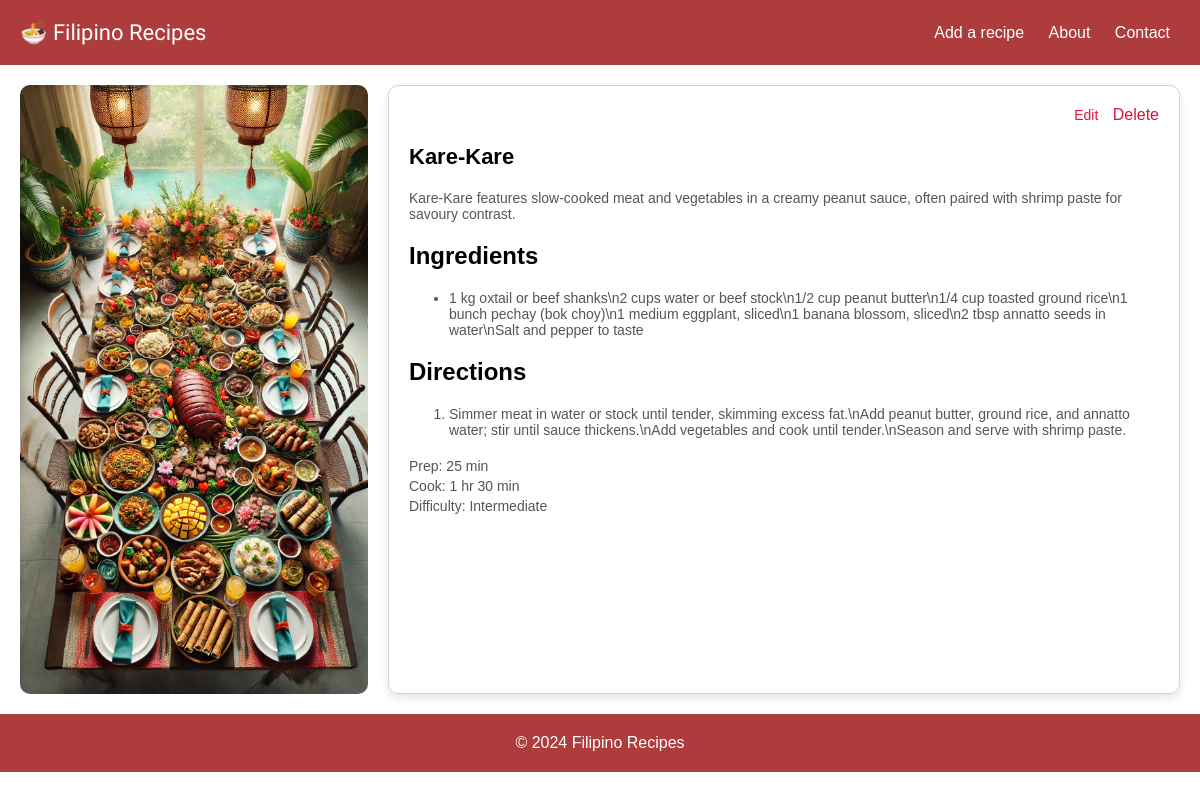
/recipe/2, run on an earlier commit of the app's database.
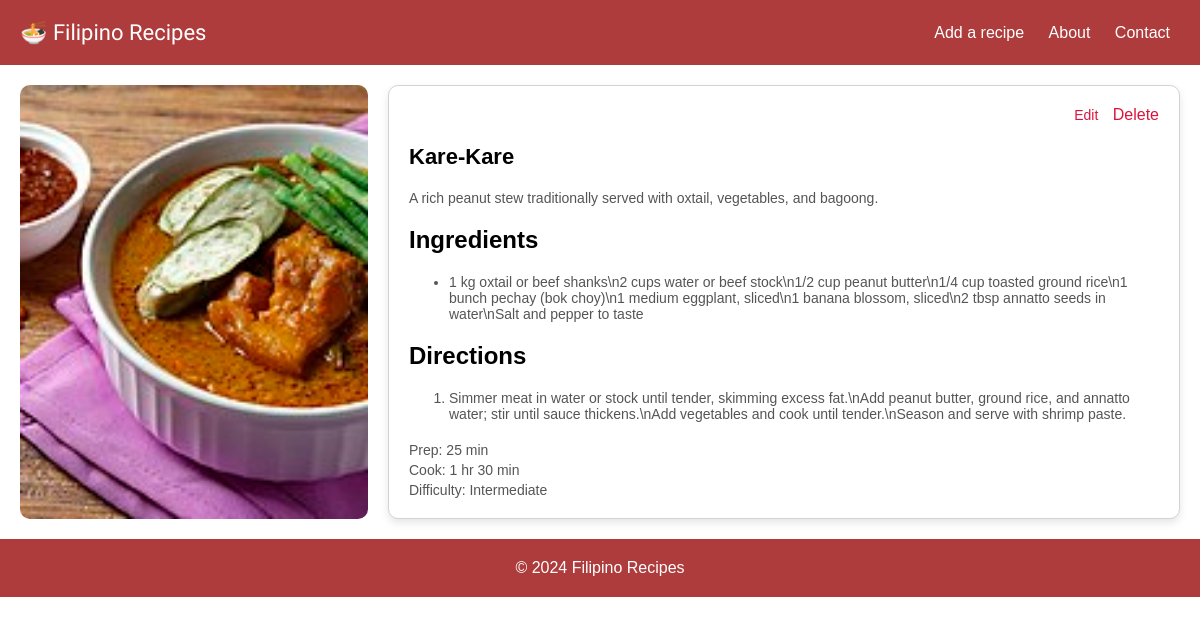
And on a later commit of the database.
### tables this page shows
CREATE TABLE "recipes" (id INTEGER PRIMARY KEY AUTOINCREMENT, name TEXT NOT NULL, category TEXT NOT NULL, short_description TEXT NOT NULL, long_description TEXT, ingredients_text TEXT, directions_text TEXT, image_path TEXT, image_alt TEXT, prep_time TEXT, cook_time TEXT, difficulty TEXT);

### app.py (the view)
    @app.route('/recipe/<int:recipe_id>')
    def recipe_detail(recipe_id):
        db = get_db()
        recipe_row = db.execute('SELECT * FROM recipes WHERE id = ?', (recipe_id,)).fetchone()
        if recipe_row is None:
            return "Recipe not found", 404
        recipe = dict(recipe_row)
        ingredients = [line.strip() for line in (recipe.get('ingredients_text') or '').splitlines() if line.strip()]
        directions = [line.strip() for line in (recipe.get('directions_text') or '').splitlines() if line.strip()]
        recipe_context = {
            'id': recipe['id'],
            'name': recipe['name'],
            'category': recipe['category'],
            'long_description': recipe.get('long_description') or recipe.get('short_description'),
            'image_path': recipe.get('image_path') or 'images/about.webp',
            'image_alt': recipe.get('image_alt') or f"{recipe['name']} plated",
            'ingredients': ingredients,
            'directions': directions,
            'prep_time': recipe.get('prep_time'),
            'cook_time': recipe.get('cook_time'),
            'difficulty': recipe.get('difficulty')
        }
        return render_template('recipe_detail.html', recipe=recipe_context, active_page='recipe_detail')

### db.py (called while the page is built)
def get_db():
    if 'db' not in g:
        database_path = current_app.config['DATABASE']
        g.db = sqlite3.connect(database_path)
        g.db.row_factory = sqlite3.Row
    return g.db

### templates/recipe_detail.html (shortened to what this page needs)
{% extends "base.html" %}
{% block content %}
<main class="recipe-content" role="main">
    <img src="{{ url_for('static', filename=recipe.image_path) }}" alt="{{ recipe.image_alt }}" class="recipe-image">
    <article class="recipe-details-container">
        <div class="recipe-actions">
            <a href="{{ url_for('edit_recipe', recipe_id=recipe.id) }}" class="action-link" aria-label="Edit this recipe">Edit</a>
            <form action="{{ url_for('delete_recipe', recipe_id=recipe.id) }}" method="post" class="inline-form" onsubmit="return confirm('Are you sure you want to delete this recipe?');">
                <button type="submit" class="action-link" aria-label="Delete this recipe">Delete</button>
            </form>
        </div>
        <h1>{{ recipe.name }}</h1>
        <p class="recipe-description">{{ recipe.long_description }}</p>
        <section class="ingredients-section">
            <h2 class="section-title">Ingredients</h2>
            <ul>
                {% for item in recipe.ingredients %}
                <li>{{ item }}</li>
                {% endfor %}
            </ul>
        </section>
        <section class="directions-section">
            <h2 class="section-title">Directions</h2>
            <ol>
                {% for step in recipe.directions %}
                <li>{{ step }}</li>
                {% endfor %}
            </ol>
        </section>
        <footer class="recipe-meta">
            <div class="recipe-info" data-recipe-id="{{ recipe.id }}" data-category="{{ recipe.category }}">
                {% if recipe.prep_time %}<span class="prep-time">Prep: {{ recipe.prep_time }}</span>{% endif %}
                {% if recipe.cook_time %}<span class="cook-time">Cook: {{ recipe.cook_time }}</span>{% endif %}
                {% if recipe.difficulty %}<span class="difficulty">Difficulty: {{ recipe.difficulty }}</span>{% endif %}
            </div>
        </footer>
    </article>
</main>
{% endblock %}

What changed in the data, as far as the page shows it:
changed recipes "Kare-Kare": image_path: a different picture; long_description "Kare-Kare features slow-cooked meat and vegetables in a creamy peanut sauce, often paired with shrimp paste for savoury contrast." → "A rich peanut stew traditionally served with oxtail, vegetables, and bagoong."
